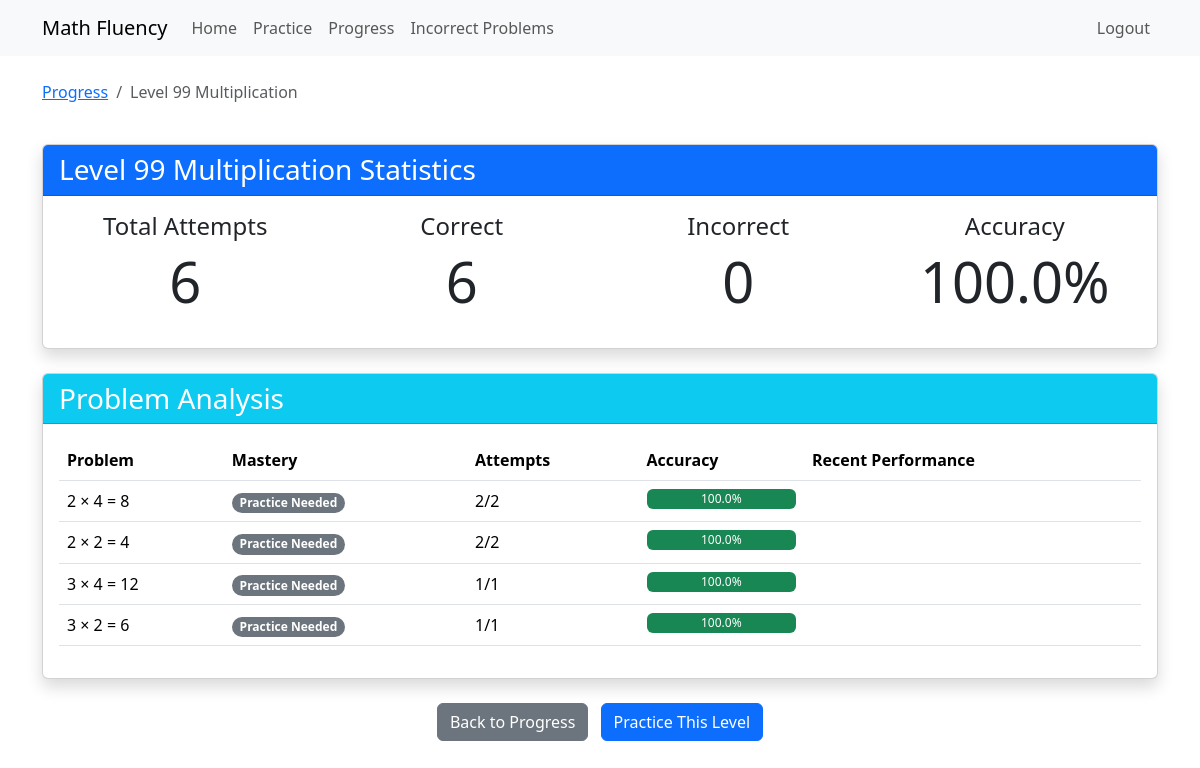
Before: /analyze_level/multiplication/99 (signed in) with the older database file.
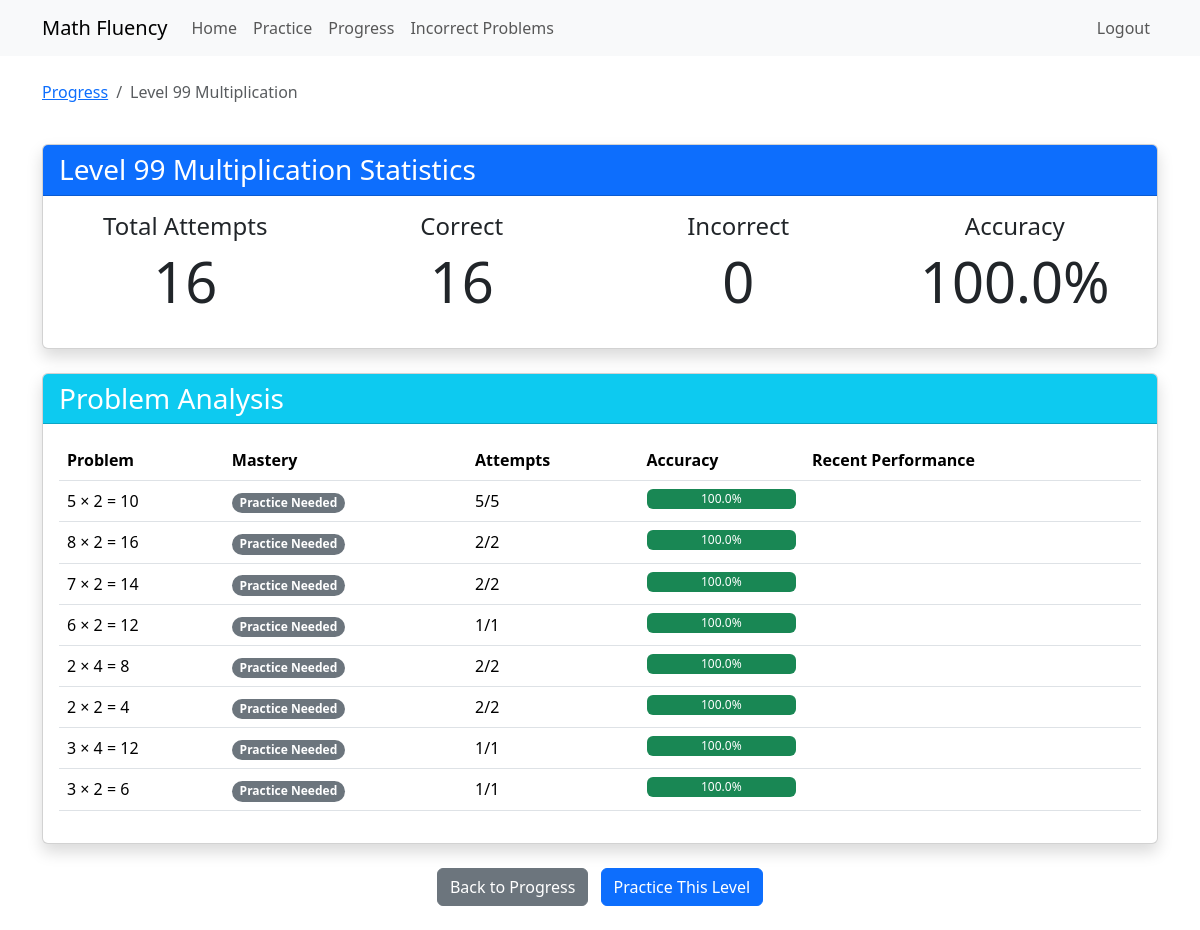
After: the same page with the newer database file.
### models/practice_attempt.py (models this page shows, shortened)
class PracticeAttempt(db.Model):
    __tablename__ = 'practice_attempt'
    MASTERY_THRESHOLD = 0.8  # 80% accuracy for mastery
    MIN_ATTEMPTS = 3  # Minimum attempts before considering mastery
    LEARNING_THRESHOLD = 0.6  # 60% accuracy for learning status
    id = db.Column(db.Integer, primary_key=True)
    user_id = db.Column(db.Integer, db.ForeignKey('user.id'), nullable=False)
    operation = db.Column(db.String(20), nullable=False)  # 'addition' or 'multiplication'
    level = db.Column(db.Integer, nullable=False)
    problem = db.Column(db.String(50), nullable=False)  # Full problem string (e.g., "5 × 8")
    user_answer = db.Column(db.Integer, nullable=False)
    correct_answer = db.Column(db.Integer, nullable=False)
    is_correct = db.Column(db.Boolean, nullable=False)
    time_taken = db.Column(db.Float)  # in seconds
    created_at = db.Column(db.DateTime, default=datetime.utcnow)
    user = db.relationship('User', backref=db.backref('practice_attempts', lazy=True))

### routes/progress_routes.py (the view)
@progress_bp.route('/analyze_level/<operation>/<int:level>')
@progress_bp.route('/analyze_level/<operation>/<int:level>/<int:student_id>')
@login_required
def analyze_level(operation, level, student_id=None):
    try:
        if student_id and not current_user.is_teacher:
            flash('Access denied. Teachers only.', 'danger')
            return redirect(url_for('main.welcome'))
        user_id = student_id if student_id else current_user.id
        attempts = PracticeAttempt.query.filter_by(
            user_id=user_id,
            operation=operation,
            level=level
        ).order_by(PracticeAttempt.created_at.desc()).all()
        if not attempts:
            flash('No attempts found for this level.', 'warning')
            return redirect(url_for('progress.progress'))
        problem = get_problem(operation, level)
        if not problem:
            flash('Invalid operation or level.', 'danger')
            return redirect(url_for('progress.progress'))
        description = problem['description']
        stats = calculate_level_stats(attempts, description)
        recent_attempts = attempts[:10]  # Last 10 attempts
        total_attempts = stats['attempts']
        correct_count = stats['correct']
        incorrect_count = total_attempts - correct_count
        accuracy = stats['accuracy']
        problems = analyze_level_problems(attempts)
        return render_template('analyze_level.html',
                            operation=operation,
                            level=level,
                            description=description,
                            stats=stats,
                            recent_attempts=recent_attempts,
                            total_attempts=total_attempts,
                            correct_count=correct_count,
                            incorrect_count=incorrect_count,
                            accuracy=accuracy,
                            problems=problems)
    except Exception as e:
        print(f"Error in analyze_level route: {str(e)}")
        import traceback
        print(traceback.format_exc())
        flash('An error occurred while analyzing level data.', 'danger')
        return redirect(url_for('progress.progress'))

### app.py (called while the page is built)
@login_manager.user_loader
def load_user(user_id):
    return User.query.get(int(user_id))

### routes/progress_routes.py (called while the page is built)
def calculate_level_stats(attempts, description):
    total = len(attempts)
    correct = len([a for a in attempts if a.is_correct])
    times = [a.time_taken for a in attempts if a.time_taken is not None]
    avg_time = sum(times) / len(times) if times else 0
    accuracy = (correct / total * 100) if total > 0 else 0
    mastery_status = 'needs_practice'
    if total >= PracticeAttempt.MIN_ATTEMPTS:
        if (correct / total) >= PracticeAttempt.MASTERY_THRESHOLD:
            mastery_status = 'mastered'
        elif (correct / total) >= PracticeAttempt.LEARNING_THRESHOLD:
            mastery_status = 'learning'
    return {
        'description': description,
        'attempts': total,
        'correct': correct,
        'accuracy': accuracy,
        'avg_time': avg_time,
        'mastery_status': mastery_status
    }

### utils/math_problems.py (called while the page is built)
def get_random_number(number_spec):
    if number_spec['type'] == 'range':
        min_val, max_val = number_spec['value']
        return random.randint(min_val, max_val)
    elif number_spec['type'] == 'single':
        return number_spec['value'][0]  # Return the single number
    else:  # type == 'set'
        return random.choice(number_spec['value'])

def generate_custom_multiplication(number1_spec, number2_spec) -> Problem:
    number1 = get_random_number(number1_spec)
    number2 = get_random_number(number2_spec)
    def format_spec(spec):
        if spec['type'] == 'range':
            return f"{spec['value'][0]}-{spec['value'][1]}"
        elif spec['type'] == 'single':
            return str(spec['value'][0])
        else:
            return f"{','.join(map(str, spec['value']))}"
    description = f"Custom: {format_spec(number1_spec)} × {format_spec(number2_spec)}"
    return {
        'problem': f"{number1} × {number2}",
        'answer': number1 * number2,
        'description': description,
        'operation': 'multiplication',
        'level': 'custom'
    }

### templates/analyze_level.html (shortened to what this page needs)
{% extends "base.html" %}
{% block content %}
<div class="container mt-4">
    <div class="row mb-4">
        <div class="col">
            <nav aria-label="breadcrumb">
                <ol class="breadcrumb">
                    <li class="breadcrumb-item"><a href="{{ url_for('progress.progress') }}">Progress</a></li>
                    <li class="breadcrumb-item active">Level {{ level }} {{ operation|title }}</li>
                </ol>
            </nav>
        </div>
    </div>
    <div class="card mb-4 shadow">
        <div class="card-header bg-primary text-white">
            <h3 class="mb-0">Level {{ level }} {{ operation|title }} Statistics</h3>
        </div>
        <div class="card-body">
            <div class="row">
                <div class="col-md-3 text-center mb-3">
                    <h4>Total Attempts</h4>
                    <div class="display-4">{{ total_attempts }}</div>
                </div>
                <div class="col-md-3 text-center mb-3">
                    <h4>Correct</h4>
                    <div class="display-4">{{ correct_count }}</div>
                </div>
                <div class="col-md-3 text-center mb-3">
                    <h4>Incorrect</h4>
                    <div class="display-4">{{ incorrect_count }}</div>
                </div>
                <div class="col-md-3 text-center mb-3">
                    <h4>Accuracy</h4>
                    <div class="display-4">{{ "%.1f"|format(accuracy) }}%</div>
                </div>
            </div>
        </div>
    </div>
    {% if problems %}
    <div class="card mb-4 shadow">
        <div class="card-header bg-info text-white">
            <h3 class="mb-0">Problem Analysis</h3>
        </div>
        <div class="card-body">
            <div class="table-responsive">
                <table class="table table-hover">
                    <thead>
                        <tr>
                            <th>Problem</th>
                            <th>Mastery</th>
                            <th>Attempts</th>
                            <th>Accuracy</th>
                            <th>Recent Performance</th>
                        </tr>
                    </thead>
                    <tbody>
                        {% for problem in problems %}
                        <tr>
                            <td>{{ problem.problem }} = {{ problem.correct_answer }}</td>
                            <td>
                                {% if problem.mastery_status == 'mastered' %}
                                    <span class="badge rounded-pill text-bg-success">Mastered</span>
                                {% elif problem.mastery_status == 'learning' %}
                                    <span class="badge rounded-pill text-bg-warning">Learning</span>
                                {% else %}
                                    <span class="badge rounded-pill text-bg-secondary">Practice Needed</span>
                                {% endif %}
                            </td>
                            <td>
                                {{ problem.correct_count }}/{{ problem.total_attempts }}
                                <br>
                            </td>
                            <td>
                                <div class="progress progress-container {% if problem['accuracy'] >= 80 %}bg-success-light{% elif problem['accuracy'] >= 60 %}bg-warning-light{% else %}bg-danger-light{% endif %}">
                                    <div class="progress-text">
                                        {{ "%.1f"|format(problem['accuracy']) }}%
                                    </div>
                                </div>
                            </td>
                            <td>
                            </td>
                        </tr>
                        {% endfor %}
                    </tbody>
                </table>
            </div>
        </div>
    </div>
    {% else %}
    <div class="alert alert-success" role="alert">
        <h4 class="alert-heading">No attempts yet!</h4>
        <p>Start practicing this level to see your progress.</p>
    </div>
    {% endif %}
    <div class="text-center mb-4">
        <a href="{{ url_for('progress.progress') }}" class="btn btn-secondary me-2">
            Back to Progress
        </a>
        <a href="{{ url_for('practice') }}" class="btn btn-primary">
            Practice This Level
        </a>
    </div>
</div>
{% endblock %}

### templates/base.html (shortened to what this page needs)
<!DOCTYPE html>
<html lang="en">
<head>
    <link href="https://cdn.jsdelivr.net/npm/bootstrap@5.3.2/dist/css/bootstrap.min.css" rel="stylesheet">
</head>
<body>
    <nav class="navbar navbar-expand-lg navbar-light bg-light">
        <div class="container">
            <a class="navbar-brand" href="{{ url_for('main.home') }}">Math Fluency</a>
            <div class="collapse navbar-collapse" id="navbarNav">
                <ul class="navbar-nav">
                    <li class="nav-item">
                        <a class="nav-link {% if request.endpoint == 'main.home' %}active{% endif %}" href="{{ url_for('main.home') }}">Home</a>
                    </li>
                    <li class="nav-item">
                        <a class="nav-link {% if request.endpoint == 'practice' %}active{% endif %}" href="{{ url_for('practice') }}">Practice</a>
                    </li>
                    <li class="nav-item">
                        <a class="nav-link {% if request.endpoint == 'progress.progress' %}active{% endif %}" href="{{ url_for('progress.progress') }}">Progress</a>
                    </li>
                    <li class="nav-item">
                        <a class="nav-link {% if request.endpoint == 'progress.incorrect_problems' %}active{% endif %}" href="{{ url_for('progress.incorrect_problems') }}">Incorrect Problems</a>
                    </li>
                </ul>
                <ul class="navbar-nav ms-auto">
                    {% if current_user.is_authenticated %}
                    <li class="nav-item">
                        <a class="nav-link" href="{{ url_for('auth.logout') }}">Logout</a>
                    </li>
                    {% endif %}
                </ul>
            </div>
        </div>
    </nav>
    {% block content %}{% endblock %}
</body>
</html>

### templates/analyze_level.html (style rules this page uses)
.progress-container { height: 20px; position: relative; }
.progress-text { position: absolute; left: 0; right: 0; text-align: center; line-height: 20px; color: white; }
.bg-success-light { background-color: #198754 !important; }

Changed rows visible on the page:
added PracticeAttempt: problem "5 × 2", correct_answer "10", correct_count "5", total_attempts "5", accuracy "100.0"
added PracticeAttempt: problem "8 × 2", correct_answer "16", correct_count "2", total_attempts "2", accuracy "100.0"
added PracticeAttempt: problem "7 × 2", correct_answer "14", correct_count "2", total_attempts "2", accuracy "100.0"
added PracticeAttempt: problem "6 × 2", correct_answer "12", correct_count "1", total_attempts "1", accuracy "100.0"
Other visible differences:
{{ total_attempts }}: "6" → "16"
{{ correct_count }}: "6" → "16"
